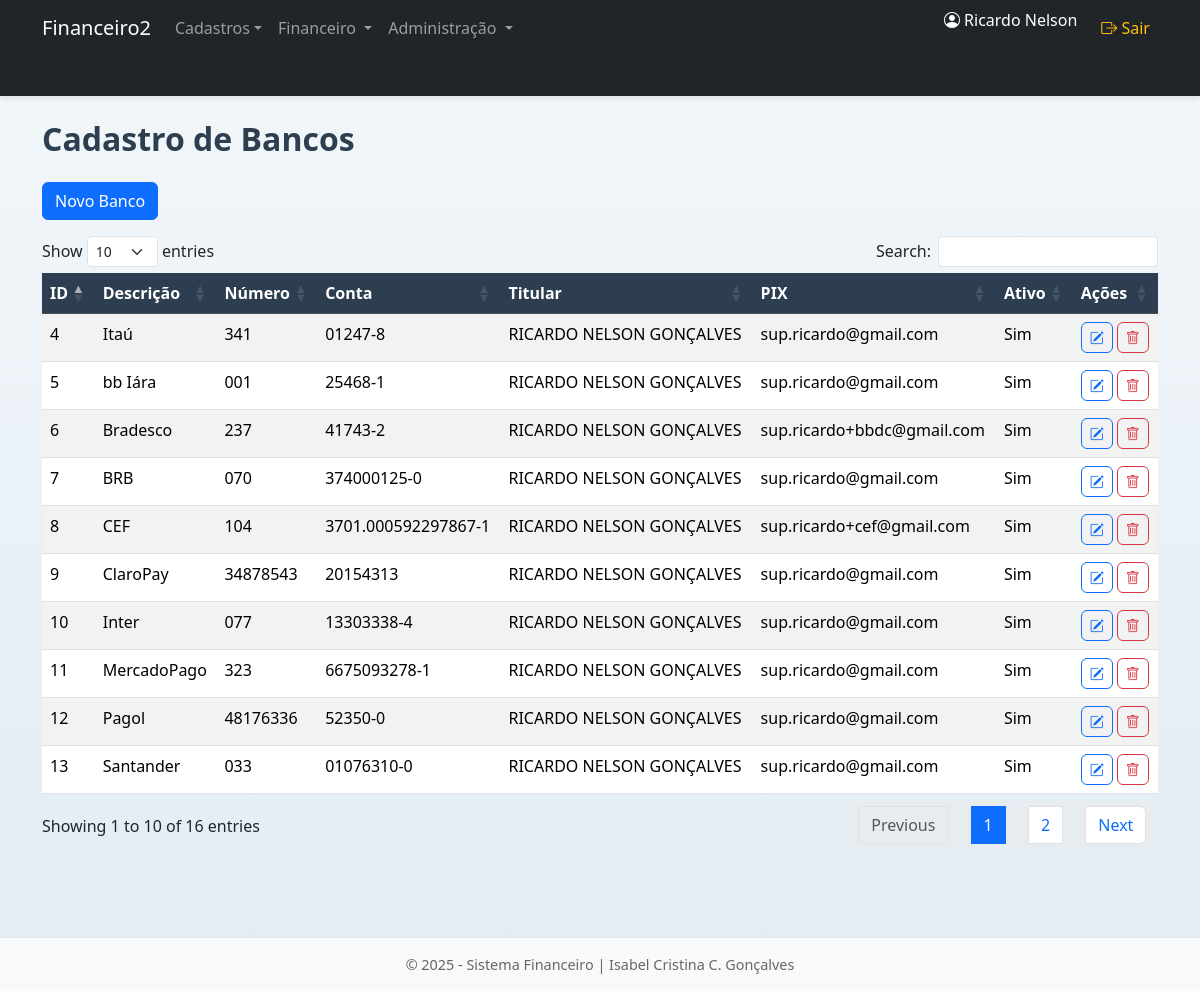
Page /public/index.php?path=banco (signed in) on the committed database.
### tables this page shows
CREATE TABLE `bancos` (
  `id` int(11) NOT NULL,
  `descricao` varchar(20) NOT NULL,
  `numero` varchar(10) NOT NULL,
  `agencia` varchar(10) NOT NULL,
  `conta` varchar(20) NOT NULL,
  `titular` varchar(100) DEFAULT NULL,
  `pix` varchar(100) DEFAULT NULL,
  `ativo` tinyint(1) NOT NULL
);

### controllers/BancoController.php (called while the page is built, shortened)
<?php
function listar_bancos($pdo) {
    $model = new Banco($pdo);
    $bancos = $model->listarTodos();
    include '../views/layout.php';
}

### public/index.php (called while the page is built, shortened)
<?php
require_once '../routes/web.php';
?>

### config/autoload.php (called while the page is built, shortened)
<?php
spl_autoload_register(function ($classe) {
    $pastas = ['../models/', '../controllers/'];
    foreach ($pastas as $pasta) {
        $arquivo = $pasta . $classe . '.php';
        if (file_exists($arquivo)) {
            return;
        }
    }
});

### models/Banco.php (called while the page is built, shortened)
<?php
class Banco {
    private $pdo;
    public function __construct($pdo) {
        $this->pdo = $pdo;
    }
    public function listarTodos() {
        $stmt = $this->pdo->query("SELECT * FROM bancos ORDER BY descricao");
        return $stmt->fetchAll(PDO::FETCH_ASSOC);
    }
}

### views/banco/index.php (the view)
<h2 class="mb-4">Cadastro de Bancos</h2>
<a href='?path=banco_novo' class='btn btn-primary mb-3'>Novo Banco</a>
<table id="tabela-bancos" class="table datatable table-striped table-hover">
    <thead class="table-dark">
        <tr>
            <th>ID</th>
            <th>Descrição</th>
            <th>Número</th>
            <th>Conta</th>
            <th>Titular</th>
            <th>PIX</th>
            <th>Ativo</th>
            <th>Ações</th>
        </tr>
    </thead>
    <tbody>
        <?php foreach ($bancos as $item): ?>
            <tr>
                <td><?= $item['id'] ?></td>
                <td><?= htmlspecialchars($item['descricao']) ?></td>
                <td><?= htmlspecialchars($item['numero']) ?></td>
                <td><?= htmlspecialchars($item['conta']) ?></td>
                <td><?= htmlspecialchars($item['titular']) ?></td>
                <td><?= htmlspecialchars($item['pix']) ?></td>
                <td><?= $item['ativo'] ? 'Sim' : 'Não' ?></td>
                <td>
                    <a href='?path=banco_editar&id=<?= $item['id'] ?>' class='btn btn-sm btn-outline-primary' title='Editar'>
                        <i class="bi bi-pencil-square"></i>
                    </a>
                    <a href='?path=banco_excluir&id=<?= $item['id'] ?>' class='btn btn-sm btn-outline-danger' title='Excluir' onclick='return confirm("Confirma exclusão?")'>
                        <i class="bi bi-trash"></i>
                    </a>
                </td>
            </tr>
        <?php endforeach; ?>
    </tbody>
</table>

### public/assets/css/style.css (style rules this page uses)
body { background: linear-gradient(to bottom, #f3f7fa, #e2ecf3); min-height: 100vh; margin: 0; font-family: "Segoe UI", Tahoma, Geneva, Verdana, sans-serif; }
h2 { font-weight: 600; color: #2c3e50; }
table.dataTable thead th { background-color: #2c3e50; color: white; }
.btn { border-radius: 6px; }
.btn-outline-primary, .btn-outline-danger { transition: all 0.2s ease-in-out; }

### rows in the picture
bancos: id "5", descricao "bb Iára", numero "001", conta "25468-1", titular "RICARDO NELSON GONÇALVES", pix "sup.ricardo@gmail.com", ativo "Sim"
bancos: id "6", descricao "Bradesco", numero "237", conta "41743-2", titular "RICARDO NELSON GONÇALVES", pix "sup.ricardo+bbdc@gmail.com", ativo "Sim"
bancos: id "7", descricao "BRB", numero "070", conta "374000125-0", titular "RICARDO NELSON GONÇALVES", pix "sup.ricardo@gmail.com", ativo "Sim"
bancos: id "8", descricao "CEF", numero "104", conta "3701.000592297867-1", titular "RICARDO NELSON GONÇALVES", pix "sup.ricardo+cef@gmail.com", ativo "Sim"
bancos: id "9", descricao "ClaroPay", numero "34878543", conta "20154313", titular "RICARDO NELSON GONÇALVES", pix "sup.ricardo@gmail.com", ativo "Sim"
bancos: id "10", descricao "Inter", numero "077", conta "13303338-4", titular "RICARDO NELSON GONÇALVES", pix "sup.ricardo@gmail.com", ativo "Sim"
bancos: id "4", descricao "Itaú", numero "341", conta "01247-8", titular "RICARDO NELSON GONÇALVES", pix "sup.ricardo@gmail.com", ativo "Sim"
bancos: id "11", descricao "MercadoPago", numero "323", conta "6675093278-1", titular "RICARDO NELSON GONÇALVES", pix "sup.ricardo@gmail.com", ativo "Sim"
bancos: id "12", descricao "Pagol", numero "48176336", conta "52350-0", titular "RICARDO NELSON GONÇALVES", pix "sup.ricardo@gmail.com", ativo "Sim"
bancos: id "13", descricao "Santander", numero "033", conta "01076310-0", titular "RICARDO NELSON GONÇALVES", pix "sup.ricardo@gmail.com", ativo "Sim"

### other values in the picture
$_SESSION['usuario_nome'] "Ricardo Nelson"
